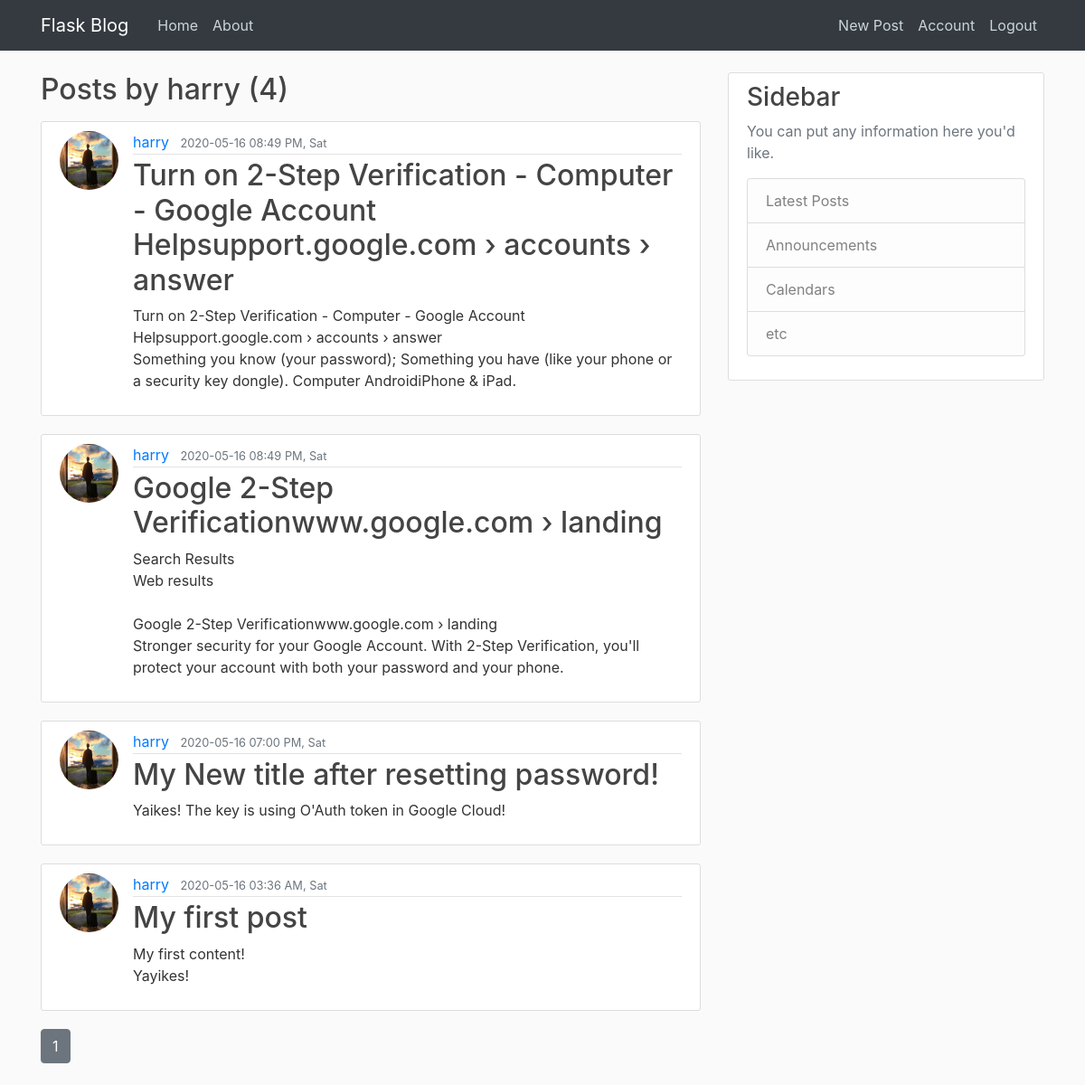
/user/harry (signed in), run on the app's committed database.
### flaskblog/models.py (models this page shows, shortened)
class User(db.Model, UserMixin):
    id = db.Column(db.Integer, primary_key=True)
    username = db.Column(db.String(20), unique=True, nullable=False)
    email = db.Column(db.String(120), unique=True, nullable=False)
    image_file = db.Column(db.String(20), nullable=False, default='default.jpg')
    password = db.Column(db.String(20), nullable=False)
    posts = db.relationship('Post', backref='author', lazy=True)

class Post(db.Model):
    id = db.Column(db.Integer, primary_key=True)
    title = db.Column(db.String(100), nullable=False)
    date_posted = db.Column(db.DateTime, nullable=False, default=datetime.now)
    content = db.Column(db.Text, nullable=False)
    user_id = db.Column(db.Integer, db.ForeignKey('user.id'), nullable=False)

### flaskblog/users/routes.py (the view)
@users.route('/user/<string:username>')
def user_posts(username):
    page = request.args.get('page', default=1, type=int)
    user = User.query.filter_by(username=username).first_or_404()
    posts = Post.query.filter_by(author=user)\
            .order_by(Post.date_posted.desc())\
            .paginate(page=page, per_page=5)
    return render_template('user_posts.html', user=user, posts=posts)

### flaskblog/models.py (called while the page is built)
@login_manager.user_loader
def load_user(user_id):
    return User.query.get(int(user_id))

### flaskblog/templates/user_posts.html
{% extends "layout.html" %}
{% block content %}
<h2 class="mb-3">Posts by {{ user.username }} ({{ posts.total }})</h2>
    {% for post in posts.items %}
    <article class="media content-section">
        <img src="{{ url_for('static', filename='profile_pics/' + post.author.image_file) }}" class="rounded-circle article-img" alt="">
      <div class="media-body">
        <div class="article-metadata">
            <a class="mr-2" href="{{ url_for('users.user_posts', username=post.author.username ) }}">{{ post.author.username }}</a>
          <small class="text-muted">{{ post.date_posted.strftime('%Y-%m-%d %I:%M %p, %a') }}</small>
        </div>
        <h2><a class="article-title" href="{{ url_for('posts.post', post_id=post.id) }}">{{ post.title }}</a></h2>
        <p class="article-content">{{ post.content }}</p>
      </div>
    </article>
    {% endfor %}
    {% for page_num in posts.iter_pages(left_edge=1, right_edge=1, left_current=1, right_current=2) %}
        {% if page_num %}
            {% if posts.page == page_num %}
                <a class="btn btn-secondary mb-4" href="{{ url_for('users.user_posts', username=user.username, page=page_num) }}">{{ page_num }}</a>
            {% else %}
                <a class="btn btn-outline-secondary mb-4" href="{{ url_for('main.home', username=user.username,page=page_num) }}">{{ page_num }}</a>
            {% endif %}
        {% else %}
        .....
        {% endif %}
    {% endfor %}
{% endblock content %}

### flaskblog/static/main.css (style rules this page uses)
body { background: #fafafa; color: #333333; margin-top: 5rem; }
h1, h2, h3, h4, h5, h6 { color: #444444; }
.content-section { background: #ffffff; padding: 10px 20px; border: 1px solid #dddddd; border-radius: 3px; margin-bottom: 20px; }
.article-title { color: #444444; }
.article-content { white-space: pre-line; }
.article-img { height: 65px; width: 65px; margin-right: 16px; }
.article-metadata { padding-bottom: 1px; margin-bottom: 4px; border-bottom: 1px solid #e3e3e3 }

### data on the page
User: username "harry"
Post: image_file (picture), author.username "harry", date_posted "2020-05-16 08:49 PM, Sat", title "Turn on 2-Step Verification - Computer - Google Account Helpsupport.google.com › accounts › answer", content "Turn on 2-Step Verification - Computer - Google Account Helpsupport.google.com › accounts › answer Something you know (your password); Something you have (like your phone or a security key dongle). Computer AndroidiPhone & iPad."
Post: image_file (picture), author.username "harry", date_posted "2020-05-16 08:49 PM, Sat", title "Google 2-Step Verificationwww.google.com › landing", content "Search Results Web results Google 2-Step Verificationwww.google.com › landing Stronger security for your Google Account. With 2-Step Verification, you'll protect your account with both your password and your phone."
Post: image_file (picture), author.username "harry", date_posted "2020-05-16 07:00 PM, Sat", title "My New title after resetting password!", content "Yaikes! The key is using O'Auth token in Google Cloud!"
Post: image_file (picture), author.username "harry", date_posted "2020-05-16 03:36 AM, Sat", title "My first post", content "My first content! Yayikes!"

### other printed values
{{ posts.total }} "4"
{{ page_num }} "1"
